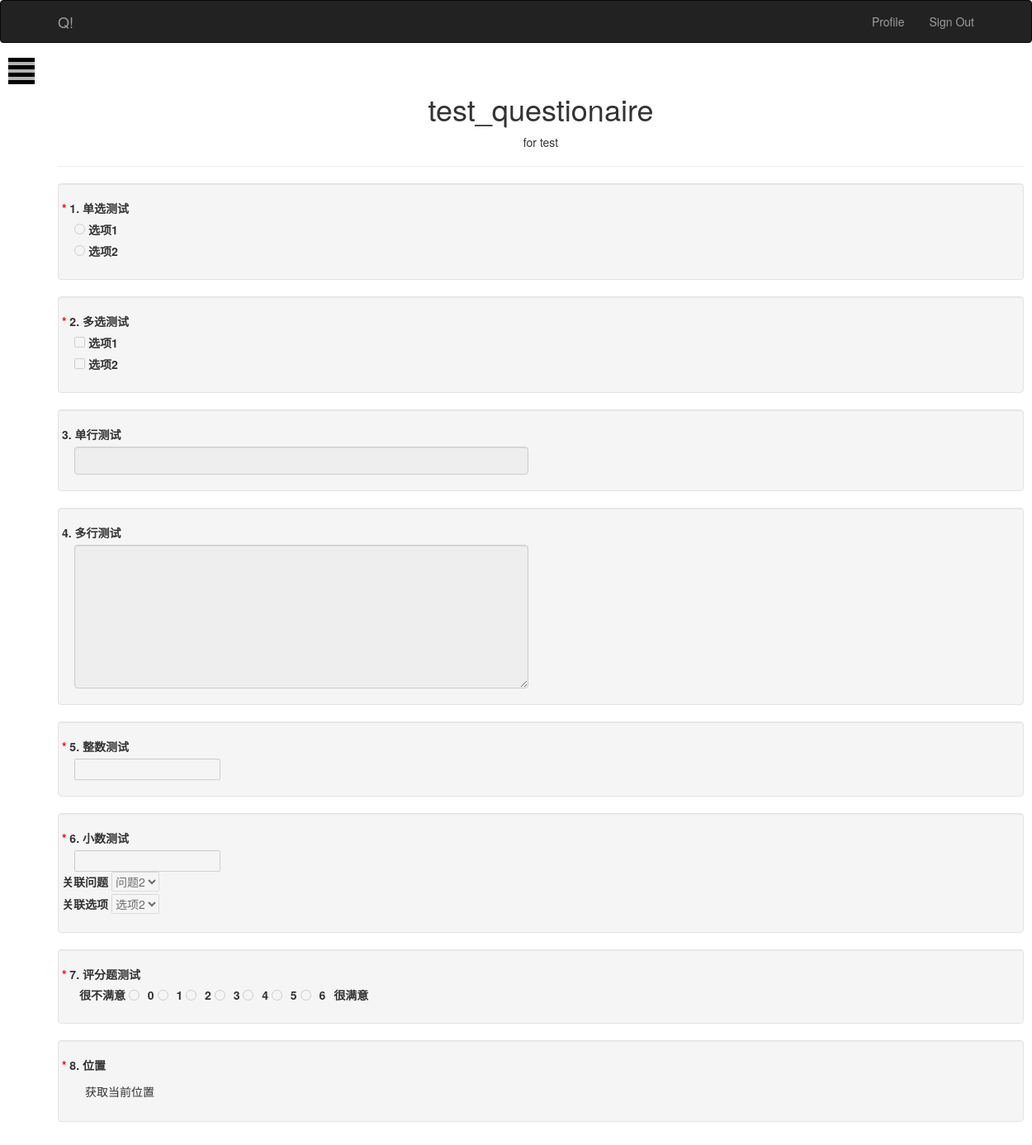
The app's page /questionaire/7/preview (signed in) with its own data.
### app/models.py (models this page shows)
class Questionaire(db.Model):
    __tablename__ = "questionaires"
    id = db.Column(db.Integer, primary_key=True)
    title = db.Column(db.String(20))
    description = db.Column(db.Text())
    timestamp = db.Column(db.DateTime, index=True, default=datetime.utcnow)
    author_id = db.Column(db.Integer, db.ForeignKey('users.id'))
    questions = db.relationship('Question', backref="questionaire", lazy="dynamic")
    releases = db.relationship('QuestionaireRelease', backref="questionaire", lazy="dynamic")

class Question(db.Model):
    __tablename__ = "questions"
    id = db.Column(db.Integer, primary_key=True)
    type = db.Column(db.Integer)
    description = db.Column(db.String(64))
    must_do = db.Column(db.Boolean)
    questionaire_id = db.Column(db.Integer, db.ForeignKey('questionaires.id'))
    options = db.relationship('Option', backref="question", lazy="dynamic")
    score = db.relationship('Score', backref="question", uselist=False)
    number_control = db.relationship('NumberControl', backref="question", uselist=False)
    row_control = db.relationship('RowControl', backref="question", uselist=False)
    questionanswers = db.relationship("QuestionAnswer", backref='question', lazy='dynamic')
    relation = db.relationship('Relation', backref="question", uselist=False)

class Option(db.Model):
    __tablename__ = "options"
    id = db.Column(db.Integer, primary_key=True)
    description = db.Column(db.String(64))
    question_id = db.Column(db.Integer, db.ForeignKey('questions.id'))

class Relation(db.Model):
    __tablename__ = "relations"
    id = db.Column(db.Integer, primary_key=True)
    relate_ques = db.Column(db.Integer)
    relate_option = db.Column(db.Integer)
    question_id = db.Column(db.Integer, db.ForeignKey('questions.id'))

class Score(db.Model):
    __tablename__ = "scores"
    id = db.Column(db.Integer, primary_key=True)
    left_text = db.Column(db.String(64))
    right_text = db.Column(db.String(64))
    radio_num = db.Column(db.Integer)
    question_id = db.Column(db.Integer, db.ForeignKey('questions.id'))

### app/main/views.py (the view)
@main.route('/questionaire/<int:id>/preview')
@login_required
def questionaire(id):
    questionaire = Questionaire.query.get_or_404(id)
    if current_user != questionaire.author:
        abort(403)
    renderQuestions = get_question_dict(questionaire)
    length = len(renderQuestions)
    return render_template('preview_questionaire.html', questionaire=questionaire,
                            renderQuestions=renderQuestions, length=length)

### app/auth/views.py (called while the page is built)
@auth.before_app_request
def before_request():
    if current_user.is_authenticated:
        current_user.ping()
        if not current_user.confirmed \
            and request.endpoint[:5] != 'auth.':
            return redirect(url_for('auth.unconfirmed'))

### app/main/__init__.py (called while the page is built)
@main.app_context_processor
def inject_permission():
    return dict(Permission=Permission)

### app/main/views.py (called while the page is built)
def get_question_dict(questionaire):
    questionaire_name = questionaire.title
    questionaire_description = questionaire.description
    questions = questionaire.questions.all()
    renderQuestions = []
    for question in questions:
        q = {
                    "question" : question,
                    "options" : question.options.all(),
        }
        renderQuestions.append(q)
    return renderQuestions

### app/models.py (called while the page is built)
@login_manager.user_loader
def load_user(user_id):
    return User.query.get(int(user_id))

    def ping(self):
        self.last_seen = datetime.utcnow()
        db.session.add(self)

### app/templates/preview_questionaire.html (shortened to what this page needs)
{% extends "base.html" %}
{% block head %}
{{super()}}
{% endblock head %}
{% block page_content %}
    <div class="row">
        <div class="page-header">
            <h1 class="text-center font-weight-bold mb-2">
                {{ questionaire.title}}
            </h1>
            <p class="text-center font-weight-bold mb-2">{{questionaire.description}}</p>
        </div>
    </div>
    <div class>
        <form method="POST GET">
            <div id="question_list">
                {% for i in range(0, length) %}
                <div id="ques_{{i}}.div" class="form-group row well">
                    <div class="row">
                        <label class="form-label" id="ques_{{i}}.description">
                            {% if renderQuestions[i].question.must_do %}
                            <span style="color: red;">* </span>
                            {% endif %}
                            {{i+1}}.&nbsp;{{renderQuestions[i].question.description}}
                        </label>
                    </div>
                    {% if renderQuestions[i].question.type == 0 %}
                        {% for j in range(0, renderQuestions[i].options|length) %}
                            <div class="custom-control custom-radio mt-2">
                                <input class="custom-control-input" type="radio" value="{{j}}" disabled="disabled"/>
                                <label class="custom-control-label">{{ renderQuestions[i].options[j].description}}</label>
                            </div>
                        {% endfor %}
                    {% elif renderQuestions[i].question.type == 1 %}
                        {% for j in range(0, renderQuestions[i].options|length) %}
                            <div class="custom-control custom-checkbox">
                                <input class="custom-control-input" type="checkbox" value="{{j}}" disabled="disabled"/>
                                <label class="custom-control-label">{{ renderQuestions[i].options[j].description}}</label>
                            </div>
                        {% endfor %}
                    {% elif renderQuestions[i].question.type == 2 %}
                        <div class="row">
                            <div class="col-md-6">
                                {% if renderQuestions[i].question.row_control.row_type %}
                                    <textarea rows="8" class="form-control mb-2" name="ques_{{i}}.ans" disabled="disabled"></textarea>
                                {% else %}
                                    <input class="form-control mb-2" name="ques_{{i}}.ans" disabled="disabled"/>
                                {% endif %}
                            </div>
                        </div>
                    {% elif  renderQuestions[i].question.type == 3 %}
                        <div class="row">
                            <div class="col-md-6">
                                {% if renderQuestions[i].question.number_control.number_type %}
                                    <input type="number" value="{{j}}" disabled="disabled" step=1 min={{renderQuestions[i].question.number_control.min}}, max={{renderQuestions[i].question.number_control.max}}/>
                                {% else %}
                                    <input type="number" value="{{j}}" disabled="disabled" step=0.01  min={{renderQuestions[i].question.number_control.min}}, max={{renderQuestions[i].question.number_control.max}}/>
                                {% endif %}
                            </div>
                        </div>
                    {% elif  renderQuestions[i].question.type == 4 %}
                        <div class="row">
                            <div class="col-md-6">
                                <label style="vertical-align:middle;padding-left:6px;">{{ renderQuestions[i].question.score.left_text }}</label>
                                {% for s in range(renderQuestions[i].question.score.radio_num) %}
                                <input type="radio" value="{{s}}" disabled="disabled">
                                <label style="vertical-align:middle;padding-left:6px;">{{s}}</label>
                                {% endfor %}
                                <label style="vertical-align:middle;padding-left:6px;">{{ renderQuestions[i].question.score.right_text}}</label>
                            </div>
                        </div>
                    {% elif  renderQuestions[i].question.type == 5 %}
                        <div class="row">
                            <div class="col-md-6">
                                <span class="pull-left btn" onclick="getLocation(this)">获取当前位置</span>
                            </div>
                        </div>
                    {% endif %}
                    <div class="row">
                        {% if renderQuestions[i].question.relation %}
                        <div id="ques_{{i}}.ques_select.div">
                          <label class="form-check-label">关联问题</label>
                          <select id="ques_{{i}}.ques_select" name="ques_{{i}}.ques_select" disabled="disabled">
                            {% for j in range(0, i) %}
                              {% if renderQuestions[j].question.type == 0 or renderQuestions[j].question.type == 1 %}
                                {% if renderQuestions[i].question.relation.relate_ques == j %}
                                  <option value="{{j}}" selected=true disabled="disabled">问题{{j+1}}</option>
                                {% else %}
                                  <option value="{{j}}" disabled="disabled">问题{{j+1}}</option>
                                {% endif %}
                              {% endif %}
                            {% endfor %}
                          </select>
                        </div>
                        <div id="ques_{{i}}.option_select.div">
                          <label class="form-check-label">关联选项</label>
                          <select id="ques_{{i}}.option_select" name="ques_{{i}}.option_select" disabled="disabled">
                            {% for j in range(0, i) %}
                              {% if renderQuestions[i].question.relation.relate_ques == j %}
                                {% for s in range(0, renderQuestions[j].options|length) %}
                                  {% if renderQuestions[i].question.relation.relate_option == s %}
                                    <option value="{{s}}" selected=true disabled="disabled">选项{{s+1}}</option>
                                  {% else %}
                                    <option value="{{s}}" disabled="disabled">选项{{s+1}}</option>
                                  {% endif %}
                                {% endfor %}
                              {% endif %}
                            {% endfor %}
                          </select>
                        </div>
                        {% endif %}
                      </div>
                </div>
                {% endfor %}
            </div>
        </form>
    </div>
{% endblock %}
{% block content %}
{{super()}}
<div id="wrapper">
      <div id="page-content-wrapper">
        <button type="button" class="hamburger is-closed animated fadeInLeft" data-toggle="offcanvas">
          <span class="hamb-top"></span>
          <span class="hamb-middle"></span>
          <span class="hamb-bottom"></span>
        </button>
      </div>
</div>
{% endblock content %}

### app/static/style.css (style rules this page uses)
body { position: relative; overflow-x: hidden; }
body, html { height: 100%; background-color: white; }
#wrapper { -moz-transition: all 0.5s ease; -o-transition: all 0.5s ease; -webkit-transition: all 0.5s ease; padding-left: 0; transition: all 0.5s ease; }
#page-content-wrapper { padding-top: 70px; width: 100%; }
.hamburger { background: black; border: none; display: block; height: 32px; margin-left: 10px; position: fixed; top: 70px; width: 32px; z-index: 999; }
.hamburger.is-closed:before { -webkit-transform: translate3d(0, 0, 0); -webkit-transition: all 0.35s ease-in-out; color: #ffffff; content: ''; display: block; font-size: 14px; line-height: 32px; opacity: 0; text-align: center; width: 100px; }
.hamburger.is-closed .hamb-top { -webkit-transition: all 0.35s ease-in-out; background-color: rgba(255, 255, 255, 0.7); top: 5px; }
.hamburger.is-closed .hamb-middle { background-color: rgba(255, 255, 255, 0.7); margin-top: -2px; top: 50%; }
.hamburger.is-closed .hamb-bottom { -webkit-transition: all 0.35s ease-in-out; background-color: rgba(255, 255, 255, 0.7); bottom: 5px; }
.hamburger.is-closed .hamb-top, .hamburger.is-closed .hamb-middle, .hamburger.is-closed .hamb-bottom, .hamburger.is-open .hamb-top, .hamburger.is-open .hamb-middle, .hamburger.is-open .hamb-bottom { height: 4px; left: 0; position: absolute; width: 100%; }

### records on screen
Questionaire: title "test_questionaire", description "for test"
Question: must_do True (drawn), description "单选测试"
Option: description "选项1"
Option: description "选项2"
Question: must_do True (drawn), description "多选测试", type.relate_ques "问题2"
Option: description "选项1"
Option: description "选项2"
Question: description "单行测试"
Question: description "多行测试", type 2 (drawn)
Question: must_do True (drawn), description "整数测试"
Question: must_do True (drawn), description "小数测试"
Relation: relate_ques+relate_option "选项2"
Question: must_do True (drawn), description "评分题测试"
Score: left_text "很不满意", right_text "很满意"
Question: must_do True (drawn), description "位置"

### other values on screen
{{ i+1 }} "1" "2" "3" "4" "5" "6" "7" "8"
{{ s }} "0" "1" "2" "3" "4" "5" "6"
